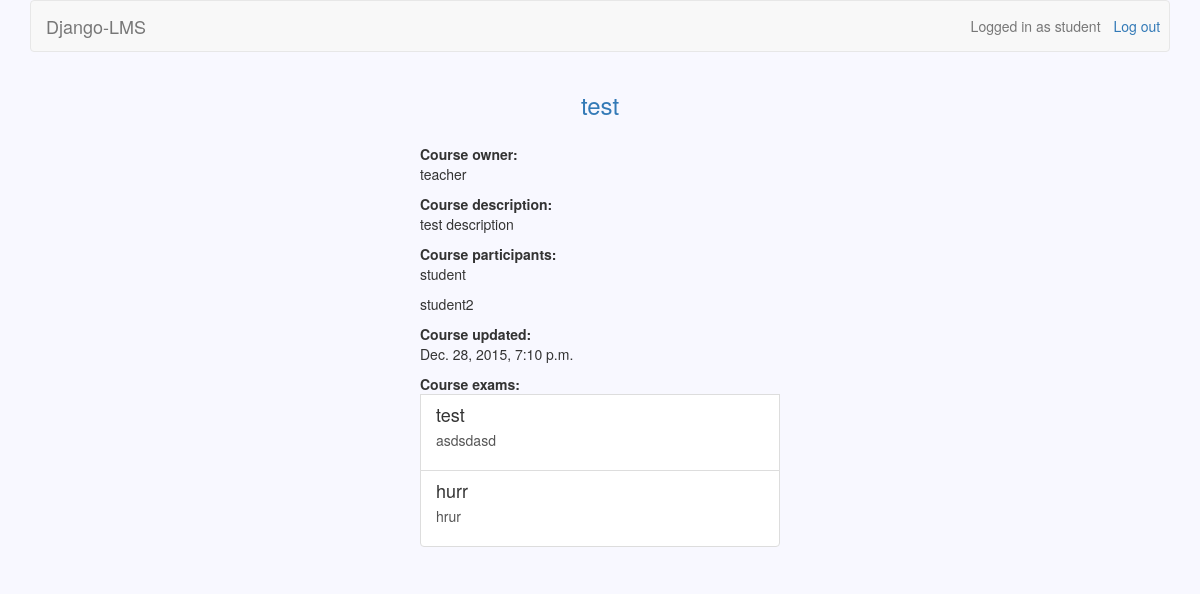
Screenshot of /courses/27/s (signed in) with the database file from the repository.
### users/models.py (models this page shows, shortened)
class User(AbstractBaseUser):
	username = models.CharField(max_length=30, unique=True)
	email = models.EmailField(max_length=30, unique=True)
	is_teacher = models.BooleanField(default=False)
	date_joined = models.DateTimeField(default=timezone.now)
	is_active = models.BooleanField(default=True)
	USERNAME_FIELD = 'username'
	objects = UserManager()

### courses/models.py (models this page shows)
class Course(models.Model):
	owner = models.CharField(max_length=30)
	name = models.CharField(max_length=30)
	description = models.TextField(blank=True)
	updated = models.DateTimeField(auto_now=True)
	participants = models.ManyToManyField(settings.AUTH_USER_MODEL, blank=True, through='Participation')

class Participation(models.Model):
	user = models.ForeignKey(settings.AUTH_USER_MODEL)
	course = models.ForeignKey(Course)

### exams/models.py (models this page shows)
class Exam(models.Model):
	owner = models.CharField(max_length=30)
	name = models.CharField(max_length=30)
	description = models.TextField(blank=True)
	updated = models.DateTimeField(auto_now=True)
	date_to_be_taken = models.DateTimeField()
	course = models.ForeignKey(Course)
	questions = models.ManyToManyField(Question, blank=True, through='ExamQuestion')

### courses/views.py (the view)
# urls.py: url(r'^(\d+)/s$', views.view_course, name='view_course'),
@user_passes_test(student_check)
def view_course(request, course_id):
    course = Course.objects.get(id=course_id)
    participants = list(Participation.objects.filter(course=course_id))
    exams = Exam.objects.filter(course=course_id)
    return render(request, 'view_course.html', {'course': course, 'participants': participants, 'exams': exams})

### courses/views.py (called while the page is built)
def student_check(user):
    return not user.is_teacher

### courses/templates/view_course.html
{% extends 'base.html' %}
{% block header_text %}{{ course.name }}{% endblock %}
{% block dashboard %}
	<b>Course owner:</b>
	<p>{{ course.owner }}</p>
	<b>Course description:</b>
	<p>{{ course.description }}</p>
	<b>Course participants:</b>
	{% for participant in participants %}
		<p>{{ participant.user }}</p>
	{% endfor %}
	<b>Course updated:</b>
	<p>{{ course.updated }}</p>
	<b>Course exams:</b>
	{% for exam in exams %}
		<a class="list-group-item" href="{% url 'view_exam' course.id exam.id %}">
			<h4 class="list-group-item-heading">{{ exam.name }}</h4>
			<p class="list-group-item-description">{{ exam.description }}</p>
		</a>
	{% endfor %}
{% endblock %}

### django-lms/templates/base.html (shortened to what this page needs)
{% load staticfiles %}
<!DOCTYPE html>
<html>
    <head>
        <link href="/static/bootstrap/css/bootstrap.min.css" rel="stylesheet">
        <link href="/static/base.css" rel="stylesheet">
	</head>
    <body>
        <div class="container">
            <nav class="navbar navbar-default" role="navigation">
                {% if user.is_active %}
                    {% if user.is_teacher %}
                        <a class="navbar-brand" href="{% url 'teacher_page' %}">Django-LMS</a>
                    {% else %}
                        <a class="navbar-brand" href="{% url 'student_page' %}">Django-LMS</a>
                    {% endif %}
                    <a class="btn navbar-btn navbar-right" id="id_logout" href="{% url 'logout' %}">Log out</a>
                    <span class="navbar-text navbar-right">Logged in as {{ user.username }}</span>
                {% else %}
                    <a class="navbar-brand" href="/">Django-LMS</a>
                    <a class="btn navbar-btn navbar-right" id="id_login" href="{% url 'login' %}">Log in</a>
                    <a class="btn navbar-btn navbar-right" id="id_signup" href="{% url 'signup' %}">Sign up</a>
                {% endif %}
            </nav>
            <div class="row">
                <h3 class="text-primary text-center">{% block header_text %}{% endblock %}</h3>
                <form class="form-horizontal col-md-6 col-md-offset-5" action="{% block form_action %}{% endblock %}"
                    method="POST">
                    <div class="form-group col-xs-4">
                    </div>
                </form>
                <div class="col-md-4 col-md-offset-4" >
                    <div class="list-group">
                        {% block dashboard %}{% endblock %}
                    </div>
                </div>
            </div>
        </div>
    </body>
</html>

### django-lms/static/base.css (style rules this page uses)
body { background-color: #F8F8FF; }
#id_login, #id_logout { padding-right: 2%; }
.list-group-item-description { overflow: hidden; text-overflow: ellipsis; }

### rows the page displays
User: username "student"
Course: name "test", owner "teacher", description "test description", updated "Dec. 28, 2015, 7:10 p.m."
Participation: user "student"
Participation: user "student2"
Exam: name "test", description "asdsdasd"
Exam: name "hurr", description "hrur"
